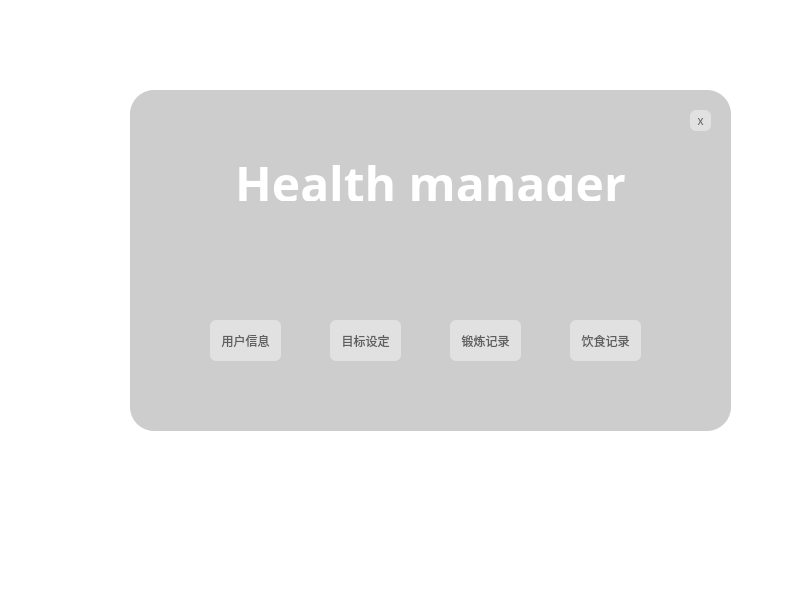
<?xml version="1.0" encoding="UTF-8"?>
<ui version="4.0">
 <class>MainWindow</class>
 <widget class="QMainWindow" name="MainWindow">
  <property name="geometry">
   <rect>
    <x>0</x>
    <y>0</y>
    <width>800</width>
    <height>600</height>
   </rect>
  </property>
  <property name="windowTitle">
   <string>MainWindow</string>
  </property>
  <property name="styleSheet">
   <string notr="true">*
{
background-color: rgba(255, 255, 255,0);
}


QFrame#frame
{

border-image: url(:/gxc/112.jpg);
border-radius: 24px;
}

QLable#Welcome
{
  background:transparent;
	font: 300 28pt &quot;等线 Light&quot;;
	color: rgba(255, 255, 255, 200);
}</string>
  </property>
  <widget class="QWidget" name="centralwidget">
   <widget class="QFrame" name="frame">
    <property name="geometry">
     <rect>
      <x>130</x>
      <y>90</y>
      <width>601</width>
      <height>341</height>
     </rect>
    </property>
    <property name="frameShape">
     <enum>QFrame::Shape::StyledPanel</enum>
    </property>
    <property name="frameShadow">
     <enum>QFrame::Shadow::Raised</enum>
    </property>
   </widget>
   <widget class="QFrame" name="frame_2">
    <property name="geometry">
     <rect>
      <x>130</x>
      <y>90</y>
      <width>601</width>
      <height>341</height>
     </rect>
    </property>
    <property name="styleSheet">
     <string notr="true">background-color: rgba(149, 149, 149, 120);
border-radius:24px;</string>
    </property>
    <property name="frameShape">
     <enum>QFrame::Shape::StyledPanel</enum>
    </property>
    <property name="frameShadow">
     <enum>QFrame::Shadow::Raised</enum>
    </property>
    <widget class="QLabel" name="Welcome">
     <property name="geometry">
      <rect>
       <x>90</x>
       <y>60</y>
       <width>421</width>
       <height>51</height>
      </rect>
     </property>
     <property name="font">
      <font>
       <family>Poor Richard</family>
       <pointsize>28</pointsize>
       <italic>false</italic>
       <bold>false</bold>
      </font>
     </property>
     <property name="styleSheet">
      <string notr="true">
font: 28pt &quot;Poor Richard&quot;;
color: rgba(140, 140, 140, 110);

background:transparent;
</string>
     </property>
     <property name="text">
      <string>&lt;html&gt;&lt;head/&gt;&lt;body&gt;&lt;p align=&quot;center&quot;&gt;&lt;span style=&quot; font-size:36pt; font-weight:700; color:#ffffff;&quot;&gt;Health   manager&lt;/span&gt;&lt;/p&gt;&lt;/body&gt;&lt;/html&gt;</string>
     </property>
    </widget>
    <widget class="QPushButton" name="userInfoButton">
     <property name="geometry">
      <rect>
       <x>80</x>
       <y>230</y>
       <width>71</width>
       <height>41</height>
      </rect>
     </property>
     <property name="styleSheet">
      <string notr="true">QPushButton
{
    border-radius:6px;
	background-color: rgba(255, 255, 255, 100);
	
	
	color: rgba(30, 30, 30, 170);
	
	font: 600 10pt &quot;等距更纱黑体 SC SemiBold&quot;;
	
}
QPushButton:hover
{
    border-radius:6px;
	background-color: rgba(255, 255, 255, 180);
	
	
	color: rgba(10, 10, 10, 190);
	
	font: 600 10pt &quot;等距更纱黑体 SC SemiBold&quot;;
	
}
QPushButton:pressed
{
    border-radius:6px;
	background-color: rgba(255, 255, 255, 180);
	
	
	color: rgba(10, 10, 10, 190);
	
	font: 600 10pt &quot;等距更纱黑体 SC SemiBold&quot;;
	padding-top: 3px;
}</string>
     </property>
     <property name="text">
      <string>用户信息</string>
     </property>
    </widget>
    <widget class="QPushButton" name="goalSettingButton">
     <property name="geometry">
      <rect>
       <x>200</x>
       <y>230</y>
       <width>71</width>
       <height>41</height>
      </rect>
     </property>
     <property name="styleSheet">
      <string notr="true">QPushButton
{
    border-radius:6px;
	background-color: rgba(255, 255, 255, 100);
	
	
	color: rgba(30, 30, 30, 170);
	
	font: 600 10pt &quot;等距更纱黑体 SC SemiBold&quot;;
	
}
QPushButton:hover
{
    border-radius:6px;
	background-color: rgba(255, 255, 255, 180);
	
	
	color: rgba(10, 10, 10, 190);
	
	font: 600 10pt &quot;等距更纱黑体 SC SemiBold&quot;;
	
}
QPushButton:pressed
{
    border-radius:6px;
	background-color: rgba(255, 255, 255, 180);
	
	
	color: rgba(10, 10, 10, 190);
	
	font: 600 10pt &quot;等距更纱黑体 SC SemiBold&quot;;
	padding-top: 3px;
}</string>
     </property>
     <property name="text">
      <string>目标设定</string>
     </property>
    </widget>
    <widget class="QPushButton" name="exerciseRecordButton">
     <property name="geometry">
      <rect>
       <x>320</x>
       <y>230</y>
       <width>71</width>
       <height>41</height>
      </rect>
     </property>
     <property name="styleSheet">
      <string notr="true">QPushButton
{
    border-radius:6px;
	background-color: rgba(255, 255, 255, 100);
	
	
	color: rgba(30, 30, 30, 170);
	
	font: 600 10pt &quot;等距更纱黑体 SC SemiBold&quot;;
	
}
QPushButton:hover
{
    border-radius:6px;
	background-color: rgba(255, 255, 255, 180);
	
	
	color: rgba(10, 10, 10, 190);
	
	font: 600 10pt &quot;等距更纱黑体 SC SemiBold&quot;;
	
}
QPushButton:pressed
{
    border-radius:6px;
	background-color: rgba(255, 255, 255, 180);
	
	
	color: rgba(10, 10, 10, 190);
	
	font: 600 10pt &quot;等距更纱黑体 SC SemiBold&quot;;
	padding-top: 3px;
}</string>
     </property>
     <property name="text">
      <string>锻炼记录</string>
     </property>
    </widget>
    <widget class="QPushButton" name="dietRecordButton">
     <property name="geometry">
      <rect>
       <x>440</x>
       <y>230</y>
       <width>71</width>
       <height>41</height>
      </rect>
     </property>
     <property name="styleSheet">
      <string notr="true">QPushButton
{
    border-radius:6px;
	background-color: rgba(255, 255, 255, 100);
	
	
	color: rgba(30, 30, 30, 170);
	
	font: 600 10pt &quot;等距更纱黑体 SC SemiBold&quot;;
	
}
QPushButton:hover
{
    border-radius:6px;
	background-color: rgba(255, 255, 255, 180);
	
	
	color: rgba(10, 10, 10, 190);
	
	font: 600 10pt &quot;等距更纱黑体 SC SemiBold&quot;;
	
}
QPushButton:pressed
{
    border-radius:6px;
	background-color: rgba(255, 255, 255, 180);
	
	
	color: rgba(10, 10, 10, 190);
	
	font: 600 10pt &quot;等距更纱黑体 SC SemiBold&quot;;
	padding-top: 3px;
}</string>
     </property>
     <property name="text">
      <string>饮食记录</string>
     </property>
    </widget>
    <widget class="QPushButton" name="pushButton">
     <property name="geometry">
      <rect>
       <x>560</x>
       <y>20</y>
       <width>21</width>
       <height>21</height>
      </rect>
     </property>
     <property name="styleSheet">
      <string notr="true">QPushButton
{
    border-radius:6px;
	background-color: rgba(255, 255, 255, 100);
	
	
	color: rgba(30, 30, 30, 170);
	
	font: 600 10pt &quot;等距更纱黑体 SC SemiBold&quot;;
	
}
QPushButton:hover
{
    border-radius:6px;
	background-color: rgba(255, 255, 255, 180);
	
	
	color: rgba(10, 10, 10, 190);
	
	font: 600 10pt &quot;等距更纱黑体 SC SemiBold&quot;;
	
}
QPushButton:pressed
{
    border-radius:6px;
	background-color: rgba(255, 255, 255, 180);
	
	
	color: rgba(10, 10, 10, 190);
	
	font: 600 10pt &quot;等距更纱黑体 SC SemiBold&quot;;
	padding-top: 3px;
}</string>
     </property>
     <property name="text">
      <string>x</string>
     </property>
    </widget>
   </widget>
  </widget>
  <widget class="QMenuBar" name="menubar">
   <property name="geometry">
    <rect>
     <x>0</x>
     <y>0</y>
     <width>800</width>
     <height>17</height>
    </rect>
   </property>
  </widget>
  <widget class="QStatusBar" name="statusbar"/>
 </widget>
 <resources/>
 <connections/>
</ui>
